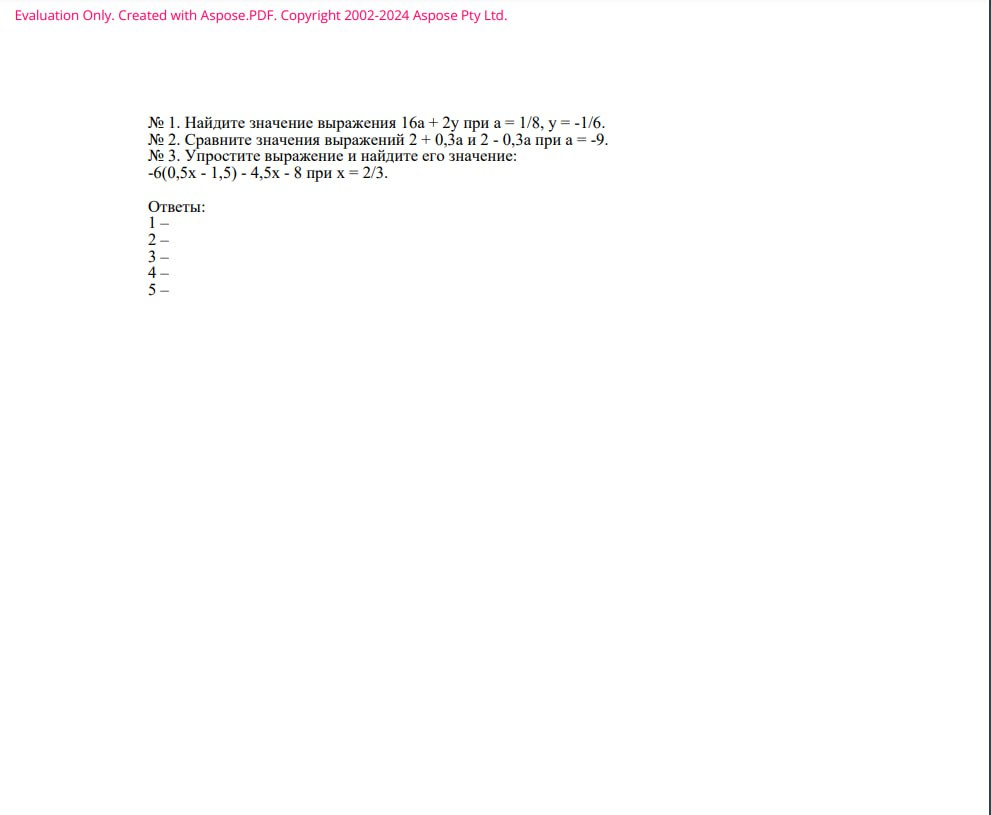
#> input picture new_doc.jpg, 991 x 815 px, given in place of the camera
$ python ANALYZATOR.py
#> lines starting #> are read from the running program, lines starting #| are printed output that depends on the picture; after the words box and inside, x2 and y2 are one past the last pixel; in counts of white or black regions, pixels touching at a corner belong together; pictures that were not available may be replaced by others from this repository, and a replacement may not be noted
import cv2
from PIL import Image, ImageDraw
import easyocr
import numpy as np
from PIL import ImageFont

class MathExpressionRecognizer:
    def __init__(self):
        # Initialize EasyOCR with English language
        self.reader = easyocr.Reader(['en'])

        # Define mathematical symbols for detection
        self.math_symbols = {
            'V': '√',
            '÷': '/',
            '×': '*',
            '+': '+',
            '-': '-',
            '=': '='
        }

    # [53 lines left out: functions preprocess_image, normalize_math_symbols, recognize, not called in this run]

def scanner():
    # Задаём размер окна, похожий на вертикальный лист A4
    WIDTH = 600  # Ширина
    HEIGHT = 600 # Высота

    # Открываем видеопоток с веб-камеры
    cap = cv2.VideoCapture(0)

    # Проверка на успешное подключение к камере
    if not cap.isOpened():
        print("Не удалось подключиться к веб-камере.")
        return

    # Устанавливаем разрешение видеопотока (если камера поддерживает)
    cap.set(cv2.CAP_PROP_FRAME_WIDTH, WIDTH)
    cap.set(cv2.CAP_PROP_FRAME_HEIGHT, HEIGHT)

    while True:
        # Считываем текущий кадр
        ret, frame = cap.read()
#> frame is the input picture: shape (815, 991, 3); mean B, G, R 252.9, 252.8, 253

        # Проверяем, что кадр был получен
        if not ret:
            print("Не удалось получить кадр с веб-камеры.")
            break

        # Изменяем размер кадра для отображения в окне с пропорциями A4
        frame_resized = cv2.resize(frame, (WIDTH, HEIGHT))
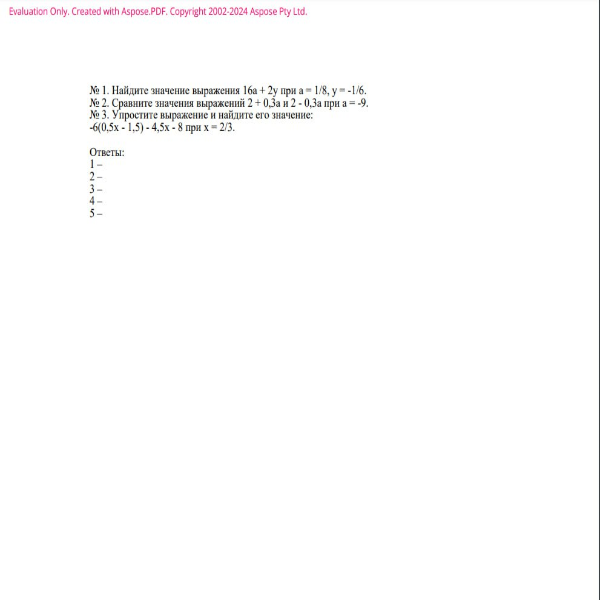
#> frame_resized: shape (600, 600, 3); mean B, G, R 252.9, 252.8, 253.1

        # Отображаем изображение в реальном времени
        cv2.imshow('A4 Sized Window (Vertical)', frame_resized)

        # Ждем нажатия клавиши
        key = cv2.waitKey(1)
#> (key q is pressed here)

        # Если нажата клавиша 'f', сохраняем изображение
        if key == ord('f'):
            cv2.imwrite('image.png', frame_resized)
            print('Фото сохранено!')

        # Если нажата клавиша 'q', закрываем приложение
        if key == ord('q'):
            break

    # Освобождаем ресурсы и закрываем окна
    cap.release()
    cv2.destroyAllWindows()

def image_cutter():
    # Функция для нахождения наибольшего контура
    def find_largest_contour(image, contours):
        largest_area = 0
        largest_contour = None

        for contour in contours:
            # Вычисляем площадь контура
            area = cv2.contourArea(contour)

            # Если площадь текущего контура больше, чем предыдущего наибольшего
            if area > largest_area:
                largest_area = area
                largest_contour = contour

        return largest_contour

    # Загружаем изображение
    image = cv2.imread('image.png')

    if image is None:
        print("Ошибка: изображение не загружено!")
        return

    # Преобразуем изображение в градации серого
    gray = cv2.cvtColor(image, cv2.COLOR_BGR2GRAY)

    # Применяем адаптивную бинаризацию для улучшения качества при разных условиях освещения
    thresh = cv2.adaptiveThreshold(gray, 255, cv2.ADAPTIVE_THRESH_GAUSSIAN_C,
                                   cv2.THRESH_BINARY_INV, 11, 2)
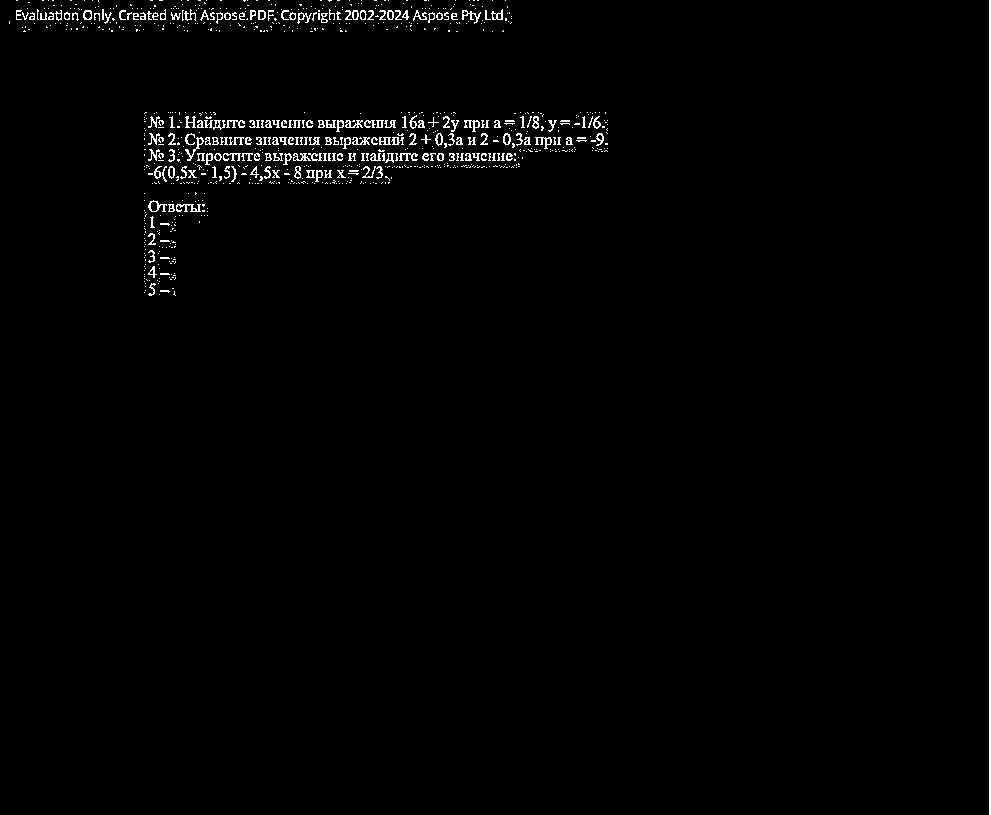
#> thresh: shape (815, 991); 1.3% white in thin lines or dots
    #cv2.imwrite('thresh_debug.png', thresh)  # Сохраняем для отладки

    # Находим контуры
    contours, _ = cv2.findContours(thresh, cv2.RETR_EXTERNAL, cv2.CHAIN_APPROX_SIMPLE)
#> contours = 907 contours, 814 with area under 20; largest, box (x1, y1, x2, y2) and area: (989, 0, 991, 815) 814, (148, 200, 167, 212) 101, (83, 10, 92, 20) 66, (185, 137, 204, 161) 66, (491, 9, 503, 20) 66

    if len(contours) == 0:
        print("Контуры не найдены!")
        return

    # Визуализируем все найденные контуры для отладки
    contour_img = image.copy()
    cv2.drawContours(contour_img, contours, -1, (0, 255, 0), 2)
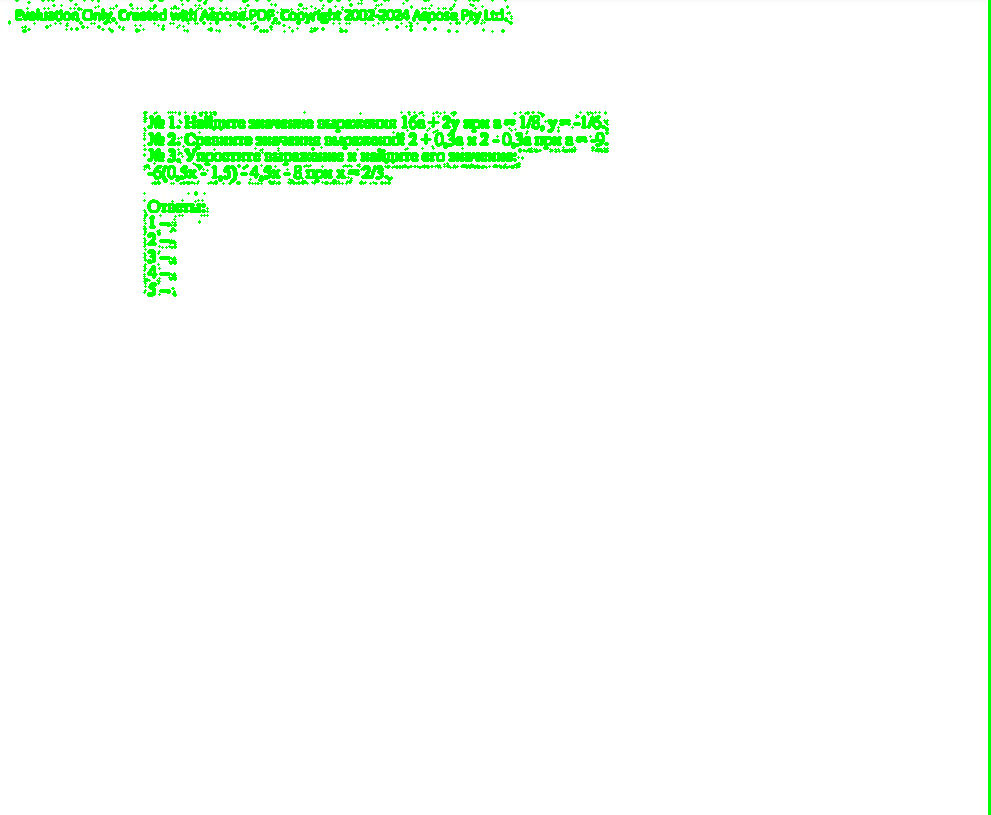
#> contour_img: shape (815, 991, 3); 3.14% of pixels changed, all inside (x1, y1, x2, y2) = (8, 0, 991, 815)
    #cv2.imwrite('contours_debug.png', contour_img)  # Сохраняем изображение с контурами для отладки

    # Находим наибольший контур
    largest_contour = find_largest_contour(image, contours)
#> the loop in find_largest_contour, `for contour in contours:` made 907 passes
#> (area, largest_area, largest_contour) on pass 871: (814, 814, [[989, 0], [989, 814], [990, 814], [990, 0]])
#> (area, largest_area) on passes 31, 103, 110: (34, 34), (56.5, 56.5), (101, 101)
#> after the loop in find_largest_contour, `for contour in contours:`: largest_area = 814
#> largest_contour = [[989, 0], [989, 814], [990, 814], [990, 0]]

    # Если нашли наибольший контур
    if largest_contour is not None:
        # Получаем ограничивающий прямоугольник
        x, y, w, h = cv2.boundingRect(largest_contour)
#> x = 989; y = 0; w = 2; h = 815

        # Вырезаем наибольший прямоугольник
        rect_img = image[y:y+h, x:x+w]

        # Сохраняем вырезанный прямоугольник в файл obrez.png
        cv2.imwrite('obrez.png', rect_img)
        print("Вырезанное изображение сохранено как obrez.png")

        # Отображаем вырезанный прямоугольник для проверки
        #cv2.imshow("Вырезанный прямоугольник", rect_img)
        cv2.waitKey(0)
        cv2.destroyAllWindows()

    else:
        print("Прямоугольник не найден.")

def crop_image(cm_to_crop=1.3):
    # Загрузить изображение
#> called with cm_to_crop = 2.7
    image = cv2.imread("obrez.png")
    if image is None:
        print("Ошибка: изображение не найдено!")
        return False

    # Получаем размеры изображения
    height, width, _ = image.shape
#> height = 815; width = 2

    # Рассчитаем смещение в пикселях на основе 2 см. 1 см ≈ 37.8 пикселей (при 96 DPI)
    cm_to_pixels = 37.8
    offset = int(cm_to_crop * cm_to_pixels)  # Преобразуем сантиметры в пиксели

    # Обрезаем изображение, оставляя только правую часть (где находятся ответы)
    cropped_image = image[0:height, offset:width]
#> cropped_image = empty array

    # Сохраняем обрезанное изображение
    cv2.imwrite("obrez_cropped.png", cropped_image)
    print(f"Обрезанное изображение сохранено как obrez_cropped.png")

def analys(correct_answers, result_image_path='result.png'):
    recognizer = MathExpressionRecognizer()

    # Загрузка и предобработка изображения
    image_cv = cv2.imread("obrez_cropped.png")
    if image_cv is None:
        print("Ошибка: изображение не найдено!")
        return

    # Преобразования изображения
    gray = cv2.cvtColor(image_cv, cv2.COLOR_BGR2GRAY)
    clahe = cv2.createCLAHE(clipLimit=2.0, tileGridSize=(8, 8))
    enhanced_img = clahe.apply(gray)
    median_filtered = cv2.medianBlur(enhanced_img, 3)
    inverted_img = cv2.bitwise_not(median_filtered)

    try:
        # Распознавание текста
        easy_ocr_result = recognizer.reader.readtext(inverted_img)

        # Создание основного изображения
        image = Image.open("obrez_cropped.png").convert("RGBA")
        base_image = image.copy()

        # Слои для элементов
        answers_layer = Image.new('RGBA', image.size, (255, 255, 255, 0))
        table_layer = Image.new('RGBA', image.size, (255, 255, 255, 0))

        # Параметры подсчета
        correct_count = 0
        incorrect_count = 0
        correct_indices = []
        incorrect_indices = []

        # Отрисовка ответов
        answers_draw = ImageDraw.Draw(answers_layer)
        for i, detection in enumerate(easy_ocr_result):
            text = detection[1].strip().strip(".")
            if text.isdigit():
                # Координаты bounding box
                (tl, tr, br, bl) = detection[0]
                x_min = int(min(tl[0], bl[0]))
                y_min = int(min(tl[1], tr[1]))
                x_max = int(max(tr[0], br[0]))
                y_max = int(max(bl[1], br[1]))

                # Определение цвета
                idx = len(correct_indices) + len(incorrect_indices)
                if idx < len(correct_answers):
                    if text == correct_answers[idx]:
                        color = (0, 255, 0, 128)
                        correct_count += 1
                        correct_indices.append(idx+1)
                    else:
                        color = (255, 0, 0, 128)
                        incorrect_count += 1
                        incorrect_indices.append(idx+1)

                    # Рисуем прямоугольник
                    answers_draw.rectangle([(x_min, y_min), (x_max, y_max)], fill=color)

        # Отрисовка таблички
        table_draw = ImageDraw.Draw(table_layer)
        try:
            font = ImageFont.truetype("ARIALBD.ttf", 40)
        except:
            font = ImageFont.load_default().font_variant(size=40)

        # Текст таблички
        result_text = [
            f"✓ Правильных: {correct_count} ({', '.join(map(str, correct_indices))})",
            f"✗ Ошибок: {incorrect_count} ({', '.join(map(str, incorrect_indices))})"
        ]

        # Расчет размеров
        text_sizes = [table_draw.textlength(line, font=font) for line in result_text]
        max_width = max(text_sizes)
        line_height = 50
        padding = 20

        # Позиционирование
        table_width = max_width + 2*padding
        table_height = len(result_text)*line_height + padding
        table_x = image.width - table_width - 50
        table_y = image.height - table_height - 50

        # Фон таблички
        table_draw.rounded_rectangle(
            [(table_x-10, table_y-10), (table_x+table_width+10, table_y+table_height+10)],
            fill=(0, 0, 0, 200),
            radius=15,
            outline=(255, 255, 0),
            width=3
        )

        # Текст таблички
        for i, line in enumerate(result_text):
            y_pos = table_y + padding + i*line_height
            table_draw.text(
                (table_x + padding, y_pos),
                line,
                font=font,
                fill=(255, 255, 255))

        # Собираем финальное изображение
        image = Image.alpha_composite(base_image, answers_layer)
        image = Image.alpha_composite(image, table_layer)

        # Сохранение
        image.save(result_image_path)
        print(f"Результат сохранен: {result_image_path}")

    except Exception as e:
        print(f"Ошибка: {str(e)}")

if __name__ == "__main__":
    correct_answers = ['200', '100', '789', '497', '367']
    scanner()
    image_cutter()
    crop_image(cm_to_crop=2.7)
    analys(correct_answers)
#> (the call stopped at in __init__, `self.reader = easyocr.Reader(['en'])`: easyocr is not available in this run)
